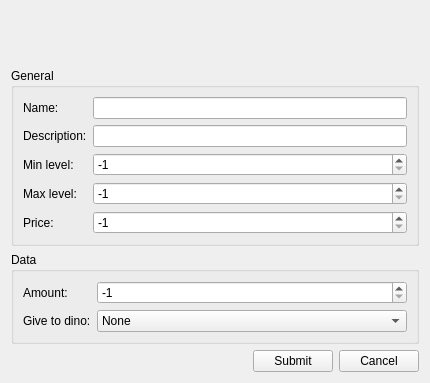
<?xml version="1.0" encoding="UTF-8"?>
<ui version="4.0">
 <class>EditShopExperienceWidget</class>
 <widget class="QWidget" name="EditShopExperienceWidget">
  <property name="geometry">
   <rect>
    <x>0</x>
    <y>0</y>
    <width>430</width>
    <height>383</height>
   </rect>
  </property>
  <property name="windowTitle">
   <string>Edit experience</string>
  </property>
  <layout class="QGridLayout" name="gridLayout">
   <item row="0" column="0">
    <layout class="QVBoxLayout" name="verticalLayout">
     <item>
      <widget class="QLabel" name="error">
       <property name="text">
        <string/>
       </property>
      </widget>
     </item>
     <item>
      <widget class="QGroupBox" name="groupBox">
       <property name="title">
        <string>General</string>
       </property>
       <layout class="QGridLayout" name="gridLayout_2">
        <item row="0" column="0">
         <layout class="QFormLayout" name="formLayout">
          <item row="0" column="0">
           <widget class="QLabel" name="label">
            <property name="text">
             <string>Name:</string>
            </property>
           </widget>
          </item>
          <item row="1" column="0">
           <widget class="QLabel" name="label_2">
            <property name="text">
             <string>Description:</string>
            </property>
           </widget>
          </item>
          <item row="2" column="0">
           <widget class="QLabel" name="label_3">
            <property name="text">
             <string>Min level:</string>
            </property>
           </widget>
          </item>
          <item row="3" column="0">
           <widget class="QLabel" name="label_4">
            <property name="text">
             <string>Max level:</string>
            </property>
           </widget>
          </item>
          <item row="4" column="0">
           <widget class="QLabel" name="label_5">
            <property name="text">
             <string>Price:</string>
            </property>
           </widget>
          </item>
          <item row="0" column="1">
           <widget class="QLineEdit" name="nameEdit"/>
          </item>
          <item row="1" column="1">
           <widget class="QLineEdit" name="descEdit"/>
          </item>
          <item row="2" column="1">
           <widget class="QSpinBox" name="minLevel">
            <property name="minimum">
             <number>-1</number>
            </property>
            <property name="maximum">
             <number>100000</number>
            </property>
            <property name="value">
             <number>-1</number>
            </property>
           </widget>
          </item>
          <item row="3" column="1">
           <widget class="QSpinBox" name="maxLevel">
            <property name="minimum">
             <number>-1</number>
            </property>
            <property name="maximum">
             <number>100000</number>
            </property>
            <property name="value">
             <number>-1</number>
            </property>
           </widget>
          </item>
          <item row="4" column="1">
           <widget class="QSpinBox" name="price">
            <property name="minimum">
             <number>-1</number>
            </property>
            <property name="maximum">
             <number>100000</number>
            </property>
            <property name="value">
             <number>-1</number>
            </property>
           </widget>
          </item>
         </layout>
        </item>
       </layout>
      </widget>
     </item>
     <item>
      <widget class="QGroupBox" name="groupBox_2">
       <property name="title">
        <string>Data</string>
       </property>
       <layout class="QGridLayout" name="gridLayout_3">
        <item row="0" column="0">
         <layout class="QFormLayout" name="formLayout_2">
          <item row="0" column="0">
           <widget class="QLabel" name="label_6">
            <property name="text">
             <string>Amount:</string>
            </property>
           </widget>
          </item>
          <item row="1" column="0">
           <widget class="QLabel" name="label_7">
            <property name="text">
             <string>Give to dino:</string>
            </property>
           </widget>
          </item>
          <item row="1" column="1">
           <widget class="QComboBox" name="giveTo">
            <item>
             <property name="text">
              <string>None</string>
             </property>
            </item>
            <item>
             <property name="text">
              <string>True</string>
             </property>
            </item>
            <item>
             <property name="text">
              <string>False</string>
             </property>
            </item>
           </widget>
          </item>
          <item row="0" column="1">
           <widget class="QSpinBox" name="amount">
            <property name="minimum">
             <number>-1</number>
            </property>
            <property name="maximum">
             <number>100000</number>
            </property>
            <property name="value">
             <number>-1</number>
            </property>
           </widget>
          </item>
         </layout>
        </item>
       </layout>
      </widget>
     </item>
     <item>
      <layout class="QHBoxLayout" name="horizontalLayout">
       <item>
        <spacer name="horizontalSpacer">
         <property name="orientation">
          <enum>Qt::Horizontal</enum>
         </property>
         <property name="sizeHint" stdset="0">
          <size>
           <width>40</width>
           <height>20</height>
          </size>
         </property>
        </spacer>
       </item>
       <item>
        <widget class="QPushButton" name="submitBtn">
         <property name="text">
          <string>Submit</string>
         </property>
        </widget>
       </item>
       <item>
        <widget class="QPushButton" name="cancelBtn">
         <property name="text">
          <string>Cancel</string>
         </property>
        </widget>
       </item>
      </layout>
     </item>
    </layout>
   </item>
  </layout>
 </widget>
 <resources/>
 <connections/>
</ui>
